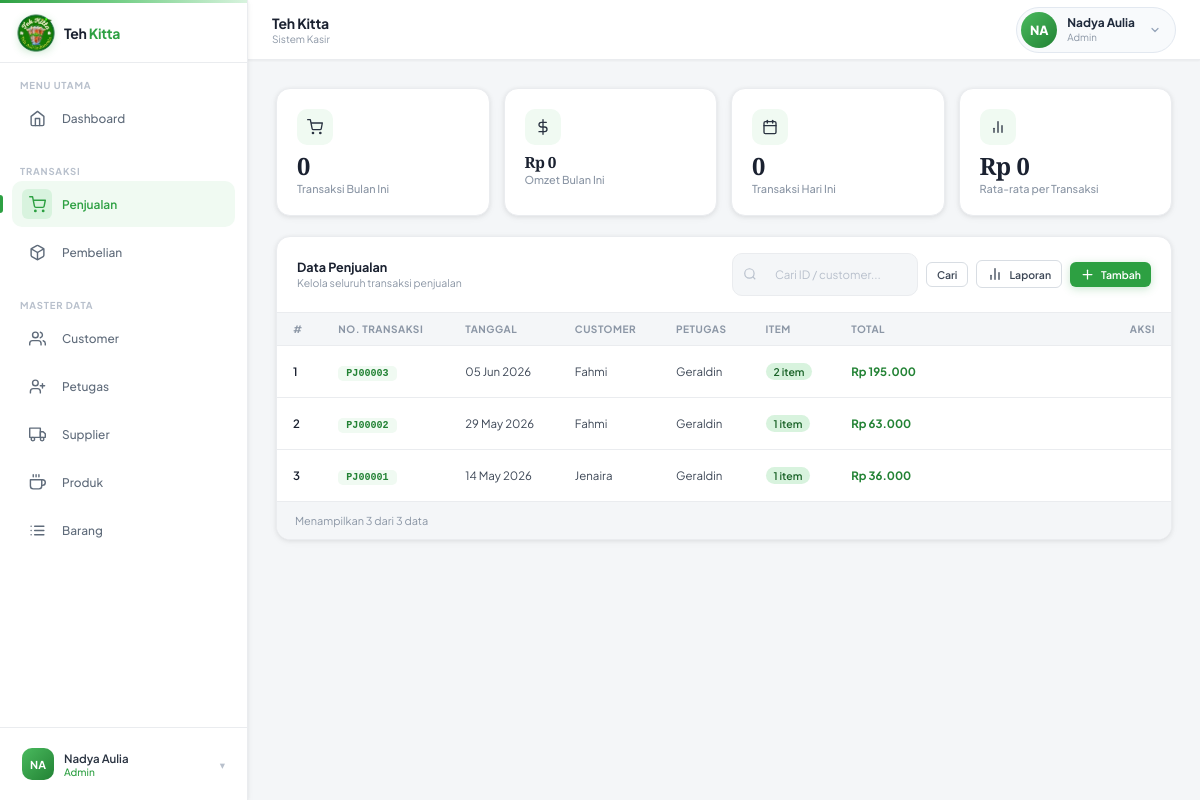
The page /penjualan/index.php (signed in) on the database its author committed.
### tables this page shows
CREATE TABLE `penjualan` (
  `id_penjualan` varchar(10) NOT NULL,
  `id_customer` varchar(20) NOT NULL,
  `id_petugas` varchar(10) NOT NULL,
  `tanggal` date NOT NULL,
  `sub_total` decimal(15,2) NOT NULL
);

CREATE TABLE `customer` (
  `id_customer` varchar(20) NOT NULL,
  `nama_customer` varchar(20) NOT NULL,
  `alamat` varchar(40) DEFAULT NULL,
  `no_telepon` varchar(15) DEFAULT NULL
);

CREATE TABLE `petugas` (
  `id_petugas` varchar(10) NOT NULL,
  `nama_petugas` varchar(20) DEFAULT NULL
);

### penjualan/index.php (the view, shortened to what this page needs)
<?php
require_once '../koneksi.php';
$search = isset($_GET['q']) ? mysqli_real_escape_string($koneksi, $_GET['q']) : '';
$page   = max(1, (int)($_GET['page'] ?? 1));
$limit  = 10;
$offset = ($page - 1) * $limit;
$where = $search ? "WHERE p.id_penjualan LIKE '%$search%' OR c.nama_customer LIKE '%$search%' OR pt.nama_petugas LIKE '%$search%'" : '';
$total_row = mysqli_fetch_assoc(mysqli_query($koneksi, "SELECT COUNT(*) as total FROM penjualan p LEFT JOIN customer c ON p.id_customer=c.id_customer LEFT JOIN petugas pt ON p.id_petugas=pt.id_petugas $where"));
$total_data = (int)$total_row['total'];
$query = mysqli_query($koneksi, "
    SELECT p.*, c.nama_customer, pt.nama_petugas,
           COUNT(dp.id_produk) as jumlah_item
    FROM penjualan p
    LEFT JOIN customer c  ON p.id_customer = c.id_customer
    LEFT JOIN petugas  pt ON p.id_petugas  = pt.id_petugas
    LEFT JOIN detail_penjualan dp ON p.id_penjualan = dp.id_penjualan
    $where
    GROUP BY p.id_penjualan
    ORDER BY p.tanggal DESC, p.id_penjualan DESC
    LIMIT $limit OFFSET $offset
");
include '../layouts/header.php';
?>
<div class="page-content active">
  <?php
  $stat = mysqli_fetch_assoc(mysqli_query($koneksi,"SELECT COUNT(*) as total, SUM(sub_total) as omzet FROM penjualan WHERE MONTH(tanggal)=MONTH(CURDATE()) AND YEAR(tanggal)=YEAR(CURDATE())"));
  $stat_today = mysqli_fetch_assoc(mysqli_query($koneksi,"SELECT COUNT(*) as total FROM penjualan WHERE DATE(tanggal)=CURDATE()"));
  ?>
  <div class="stats-row" style="margin-bottom:20px;">
    <div class="stat-card">
      <div class="stat-top"><div class="stat-icon-wrap" style="background:#f0faf2;"><svg viewBox="0 0 24 24" fill="none" stroke="currentColor" stroke-width="2" stroke-linecap="round" stroke-linejoin="round" width="16" height="16"><circle cx="9" cy="21" r="1"/><circle cx="20" cy="21" r="1"/><path d="M1 1h4l2.68 13.39a2 2 0 0 0 2 1.61h9.72a2 2 0 0 0 2-1.61L23 6H6"/></svg></div></div>
      <div class="stat-value"><?= number_format($stat['total']) ?></div>
      <div class="stat-label">Transaksi Bulan Ini</div>
    </div>
    <div class="stat-card">
      <div class="stat-top"><div class="stat-icon-wrap" style="background:#f0faf2;"><svg viewBox="0 0 24 24" fill="none" stroke="currentColor" stroke-width="2" stroke-linecap="round" stroke-linejoin="round" width="16" height="16"><line x1="12" y1="1" x2="12" y2="23"/><path d="M17 5H9.5a3.5 3.5 0 0 0 0 7h5a3.5 3.5 0 0 1 0 7H6"/></svg></div></div>
      <div class="stat-value" style="font-size:1.1rem;">Rp <?= number_format($stat['omzet'] ?? 0, 0, ',', '.') ?></div>
      <div class="stat-label">Omzet Bulan Ini</div>
    </div>
    <div class="stat-card">
      <div class="stat-top"><div class="stat-icon-wrap" style="background:#f0faf2;"><svg viewBox="0 0 24 24" fill="none" stroke="currentColor" stroke-width="2" stroke-linecap="round" stroke-linejoin="round" width="16" height="16"><rect x="3" y="4" width="18" height="18" rx="2" ry="2"/><line x1="16" y1="2" x2="16" y2="6"/><line x1="8" y1="2" x2="8" y2="6"/><line x1="3" y1="10" x2="21" y2="10"/></svg></div></div>
      <div class="stat-value"><?= $stat_today['total'] ?></div>
      <div class="stat-label">Transaksi Hari Ini</div>
    </div>
    <div class="stat-card">
      <div class="stat-top"><div class="stat-icon-wrap" style="background:#f0faf2;"><svg viewBox="0 0 24 24" fill="none" stroke="currentColor" stroke-width="2" stroke-linecap="round" stroke-linejoin="round" width="16" height="16"><line x1="18" y1="20" x2="18" y2="10"/><line x1="12" y1="20" x2="12" y2="4"/><line x1="6" y1="20" x2="6" y2="14"/></svg></div></div>
      <div class="stat-value">Rp <?= $stat['total']>0 ? number_format(($stat['omzet']??0)/$stat['total'],0,',','.') : '0' ?></div>
      <div class="stat-label">Rata-rata per Transaksi</div>
    </div>
  </div>
  <div class="card">
    <div class="card-header">
      <div>
        <div class="card-title">Data Penjualan</div>
        <div class="card-subtitle">Kelola seluruh transaksi penjualan</div>
      </div>
      <div class="card-toolbar">
        <form method="GET" style="display:flex;gap:8px;align-items:center;">
          <div class="search-field">
            <svg viewBox="0 0 24 24" fill="none" stroke="currentColor" stroke-width="2"><circle cx="11" cy="11" r="8"/><path d="m21 21-4.35-4.35"/></svg>
            <input name="q" value="<?= htmlspecialchars($search) ?>" placeholder="Cari ID / customer...">
          </div>
          <button type="submit" class="btn btn-outline btn-sm">Cari</button>
        </form>
        <a href="../laporan/penjualan.php" class="btn btn-outline btn-sm" style="text-decoration:none;"><svg viewBox="0 0 24 24" fill="none" stroke="currentColor" stroke-width="2" stroke-linecap="round" stroke-linejoin="round" width="16" height="16"><line x1="18" y1="20" x2="18" y2="10"/><line x1="12" y1="20" x2="12" y2="4"/><line x1="6" y1="20" x2="6" y2="14"/></svg> Laporan</a>
        <a href="tambah.php" class="btn btn-primary btn-sm" style="text-decoration:none;"><svg viewBox="0 0 24 24" fill="none" stroke="currentColor" stroke-width="2" stroke-linecap="round" stroke-linejoin="round" width="15" height="15"><line x1="12" y1="5" x2="12" y2="19"/><line x1="5" y1="12" x2="19" y2="12"/></svg> Tambah</a>
      </div>
    </div>
    <div class="table-wrap">
      <table>
        <thead>
          <tr>
            <th>#</th>
            <th>No. Transaksi</th>
            <th>Tanggal</th>
            <th>Customer</th>
            <th>Petugas</th>
            <th>Item</th>
            <th>Total</th>
            <th style="text-align:right">Aksi</th>
          </tr>
        </thead>
        <tbody>
        <?php if (mysqli_num_rows($query) > 0):
          $no = $offset + 1;
          while ($d = mysqli_fetch_assoc($query)): ?>
          <tr>
            <td><?= $no++ ?></td>
            <td><code style="background:var(--green-50);color:var(--green-600);padding:2px 8px;border-radius:5px;font-size:.72rem;font-weight:700"><?= htmlspecialchars($d['id_penjualan']) ?></code></td>
            <td><?= date('d M Y', strtotime($d['tanggal'])) ?></td>
            <td><?= htmlspecialchars($d['nama_customer'] ?? '-') ?></td>
            <td><?= htmlspecialchars($d['nama_petugas'] ?? '-') ?></td>
            <td><span style="background:var(--green-100);color:var(--green-700);padding:2px 8px;border-radius:20px;font-size:.75rem;font-weight:600"><?= $d['jumlah_item'] ?> item</span></td>
            <td style="font-weight:700;color:var(--green-600)">Rp <?= number_format($d['sub_total'],0,',','.') ?></td>
            <td style="text-align:right">
            </td>
          </tr>
          <?php endwhile; endif; ?>
        </tbody>
      </table>
    </div>
    <div class="table-foot" style="display:flex;justify-content:space-between;align-items:center;">
      <span>Menampilkan <?= mysqli_num_rows($query) ?> dari <?= $total_data ?> data</span>
    </div>
  </div>
</div>
<?php include '../layouts/footer.php'; ?>

### layouts/header.php (shortened to what this page needs)
<?php
$user_nama  = $_SESSION['user_nama']  ?? 'Pengguna';
$user_role  = $_SESSION['user_role']  ?? 'staff';
$parts = array_filter(explode(' ', trim($user_nama)));
$inisial = '';
foreach ($parts as $p) { $inisial .= strtoupper(mb_substr($p,0,1)); if(strlen($inisial)>=2) break; }
$inisial = $inisial ?: 'U';
$toast = $_SESSION['toast'] ?? null;
$cur = $_SERVER['PHP_SELF'];
function nav_active(string $path): string { global $cur; return str_contains($cur,$path) ? ' active' : ''; }
?>
<!DOCTYPE html>
<html lang="id">
<head>
<link rel="stylesheet" href="../style.css">
</head>
<body>
<?php if ($toast): ?>
<div class="toast-stack" id="toastStack">
</div>
<?php endif; ?>
<aside class="sidebar">
  <div class="sidebar-logo" style="gap:12px;">
    <div class="logo-mark">
      <img src="../logo.png" alt="Logo" style="width:60px;height:auto;object-fit:contain;" onerror="this.style.display='none';this.parentElement.textContent='TK';">
    </div>
    <span class="logo-text">Teh<span> Kitta</span></span>
  </div>
  <div style="overflow-y:auto;flex:1;padding-bottom:8px;">
    <div class="sidebar-section">
      <div class="sidebar-section-label">Menu Utama</div>
      <a href="../dashboard/index.php" class="nav-item<?= nav_active('/dashboard/') ?>" style="text-decoration:none;">
        <div class="nav-icon"><svg viewBox="0 0 24 24" fill="none" stroke="currentColor" stroke-width="2" stroke-linecap="round" stroke-linejoin="round"><path d="M3 9l9-7 9 7v11a2 2 0 0 1-2 2H5a2 2 0 0 1-2-2z"/><polyline points="9 22 9 12 15 12 15 22"/></svg></div> Dashboard
      </a>
    </div>
    <div class="sidebar-section">
      <div class="sidebar-section-label">Transaksi</div>
      <a href="../penjualan/index.php" class="nav-item<?= nav_active('/penjualan/') ?>" style="text-decoration:none;">
        <div class="nav-icon"><svg viewBox="0 0 24 24" fill="none" stroke="currentColor" stroke-width="2" stroke-linecap="round" stroke-linejoin="round"><circle cx="9" cy="21" r="1"/><circle cx="20" cy="21" r="1"/><path d="M1 1h4l2.68 13.39a2 2 0 0 0 2 1.61h9.72a2 2 0 0 0 2-1.61L23 6H6"/></svg></div> Penjualan
      </a>
      <a href="../pembelian/index.php" class="nav-item<?= nav_active('/pembelian/') ?>" style="text-decoration:none;">
        <div class="nav-icon"></div> Pembelian
      </a>
    </div>
    <div class="sidebar-section">
      <div class="sidebar-section-label">Master Data</div>
      <a href="../customer/index.php" class="nav-item<?= nav_active('/customer/') ?>" style="text-decoration:none;">
        <div class="nav-icon"><svg viewBox="0 0 24 24" fill="none" stroke="currentColor" stroke-width="2" stroke-linecap="round" stroke-linejoin="round"><path d="M17 21v-2a4 4 0 0 0-4-4H5a4 4 0 0 0-4 4v2"/><circle cx="9" cy="7" r="4"/><path d="M23 21v-2a4 4 0 0 0-3-3.87"/><path d="M16 3.13a4 4 0 0 1 0 7.75"/></svg></div> Customer
      </a>
      <a href="../petugas/index.php" class="nav-item<?= nav_active('/petugas/') ?>" style="text-decoration:none;">
        <div class="nav-icon"><svg viewBox="0 0 24 24" fill="none" stroke="currentColor" stroke-width="2" stroke-linecap="round" stroke-linejoin="round"><path d="M16 21v-2a4 4 0 0 0-4-4H6a4 4 0 0 0-4 4v2"/><circle cx="9" cy="7" r="4"/><line x1="19" y1="8" x2="19" y2="14"/><line x1="22" y1="11" x2="16" y2="11"/></svg></div> Petugas
      </a>
      <a href="../supplier/index.php" class="nav-item<?= nav_active('/supplier/') ?>" style="text-decoration:none;">
        <div class="nav-icon"><svg viewBox="0 0 24 24" fill="none" stroke="currentColor" stroke-width="2" stroke-linecap="round" stroke-linejoin="round"><rect x="1" y="3" width="15" height="13"/><polygon points="16 8 20 8 23 11 23 16 16 16 16 8"/><circle cx="5.5" cy="18.5" r="2.5"/><circle cx="18.5" cy="18.5" r="2.5"/></svg></div> Supplier
      </a>
      <a href="../produk/index.php" class="nav-item<?= nav_active('/produk/') ?>" style="text-decoration:none;">
        <div class="nav-icon"></div> Produk
      </a>
      <a href="../barang/index.php" class="nav-item<?= nav_active('/barang/') ?>" style="text-decoration:none;">
        <div class="nav-icon"></div> Barang
      </a>
    </div>
  </div>
  <div class="sidebar-footer">
    <div class="user-card" onclick="toggleSideUser()" style="position:relative;">
      <div class="user-avatar"><?= htmlspecialchars($inisial) ?></div>
      <div class="user-info">
        <div class="user-name"><?= htmlspecialchars($user_nama) ?></div>
        <div class="user-role"><?= ucfirst(htmlspecialchars($user_role)) ?></div>
      </div>
      <span class="user-more">▾</span>
    </div>
  </div>
</aside>
<header class="topbar">
  <div class="topbar-title">
    <h2 id="pageTitle">Teh Kitta</h2>
    <div class="breadcrumb" id="pageBreadcrumb">Sistem Kasir</div>
  </div>
  <div class="topbar-actions">
    <div class="topbar-profile" onclick="toggleTopUser()" style="display:flex;align-items:center;gap:10px;cursor:pointer;margin-left:12px;padding:4px 14px 4px 4px;border-radius:50px;border:1px solid #e2e8f0;background:#f8fafc;transition:all .2s;position:relative;" onmouseover="this.style.borderColor='#aee5ba';this.style.background='#f0faf2';" onmouseout="this.style.borderColor='#e2e8f0';this.style.background='#f8fafc';">
      <div style="width:36px;height:36px;border-radius:50%;background:linear-gradient(135deg,#4aba5e,#228234);color:#fff;display:flex;align-items:center;justify-content:center;font-weight:800;font-size:.9rem;flex-shrink:0;"><?= htmlspecialchars($inisial) ?></div>
      <div style="display:flex;flex-direction:column;">
        <span style="font-size:.85rem;font-weight:700;color:#1e293b;line-height:1.2;"><?= htmlspecialchars($user_nama) ?></span>
        <span style="font-size:.7rem;color:#8b96a5;"><?= ucfirst(htmlspecialchars($user_role)) ?></span>
      </div>
      <span style="color:#94a3b8;margin-left:4px;display:flex;"><svg viewBox="0 0 24 24" fill="none" stroke="currentColor" stroke-width="2.4" stroke-linecap="round" stroke-linejoin="round" width="12" height="12"><polyline points="6 9 12 15 18 9"/></svg></span>
    </div>
  </div>
</header>
<main>

### layouts/footer.php (shortened to what this page needs)
</main>
</body></html>

### rows shown on the page
penjualan: id_penjualan "PJ00003", tanggal "05 Jun 2026", id_customer.nama_customer "Fahmi", id_petugas.nama_petugas "Geraldin", jumlah_item "2", sub_total "195.000"
penjualan: id_penjualan "PJ00002", tanggal "29 May 2026", id_customer.nama_customer "Fahmi", id_petugas.nama_petugas "Geraldin", jumlah_item "1", sub_total "63.000"
penjualan: id_penjualan "PJ00001", tanggal "14 May 2026", id_customer.nama_customer "Jenaira", id_petugas.nama_petugas "Geraldin", jumlah_item "1", sub_total "36.000"

### other values the page prints
$inisial "NA"
$user_nama "Nadya Aulia"
$user_role "Admin"
$stat['total'] "0"
$stat['omzet'] "0"
$stat_today['total'] "0"
mysqli_num_rows($query) "3"
$total_data "3"
